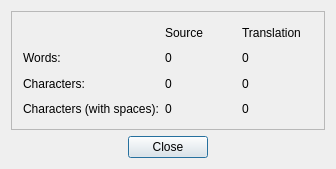
<?xml version="1.0" encoding="UTF-8"?>
<ui version="4.0">
 <comment>*********************************************************************
**
** Copyright (C) 2014 Digia Plc and/or its subsidiary(-ies).
** Contact: http://www.qt-project.org/legal
**
** This file is part of the Qt Linguist of the Qt Toolkit.
**
** $QT_BEGIN_LICENSE:LGPL$
** Commercial License Usage
** Licensees holding valid commercial Qt licenses may use this file in
** accordance with the commercial license agreement provided with the
** Software or, alternatively, in accordance with the terms contained in
** a written agreement between you and Digia.  For licensing terms and
** conditions see http://qt.digia.com/licensing.  For further information
** use the contact form at http://qt.digia.com/contact-us.
**
** GNU Lesser General Public License Usage
** Alternatively, this file may be used under the terms of the GNU Lesser
** General Public License version 2.1 as published by the Free Software
** Foundation and appearing in the file LICENSE.LGPL included in the
** packaging of this file.  Please review the following information to
** ensure the GNU Lesser General Public License version 2.1 requirements
** will be met: http://www.gnu.org/licenses/old-licenses/lgpl-2.1.html.
**
** In addition, as a special exception, Digia gives you certain additional
** rights.  These rights are described in the Digia Qt LGPL Exception
** version 1.1, included in the file LGPL_EXCEPTION.txt in this package.
**
** GNU General Public License Usage
** Alternatively, this file may be used under the terms of the GNU
** General Public License version 3.0 as published by the Free Software
** Foundation and appearing in the file LICENSE.GPL included in the
** packaging of this file.  Please review the following information to
** ensure the GNU General Public License version 3.0 requirements will be
** met: http://www.gnu.org/copyleft/gpl.html.
**
**
** $QT_END_LICENSE$
**
*********************************************************************</comment>
 <class>Statistics</class>
 <widget class="QDialog" name="linguist_stats">
  <property name="geometry">
   <rect>
    <x>0</x>
    <y>0</y>
    <width>336</width>
    <height>169</height>
   </rect>
  </property>
  <property name="windowTitle">
   <string>Statistics</string>
  </property>
  <layout class="QGridLayout">
   <item row="1" column="0">
    <layout class="QHBoxLayout">
     <item>
      <spacer name="spacer4_2">
       <property name="orientation">
        <enum>Qt::Horizontal</enum>
       </property>
       <property name="sizeType">
        <enum>QSizePolicy::Expanding</enum>
       </property>
       <property name="sizeHint" stdset="0">
        <size>
         <width>40</width>
         <height>20</height>
        </size>
       </property>
      </spacer>
     </item>
     <item>
      <widget class="QPushButton" name="closeBtn">
       <property name="text">
        <string>Close</string>
       </property>
      </widget>
     </item>
     <item>
      <spacer name="spacer4">
       <property name="orientation">
        <enum>Qt::Horizontal</enum>
       </property>
       <property name="sizeType">
        <enum>QSizePolicy::Expanding</enum>
       </property>
       <property name="sizeHint" stdset="0">
        <size>
         <width>40</width>
         <height>20</height>
        </size>
       </property>
      </spacer>
     </item>
    </layout>
   </item>
   <item row="0" column="0">
    <widget class="QFrame" name="frame4">
     <property name="frameShape">
      <enum>QFrame::StyledPanel</enum>
     </property>
     <property name="frameShadow">
      <enum>QFrame::Raised</enum>
     </property>
     <layout class="QGridLayout">
      <item row="0" column="2">
       <widget class="QLabel" name="textLabel4">
        <property name="text">
         <string>Translation</string>
        </property>
       </widget>
      </item>
      <item row="0" column="1">
       <widget class="QLabel" name="textLabel5">
        <property name="text">
         <string>Source</string>
        </property>
       </widget>
      </item>
      <item row="1" column="1">
       <widget class="QLabel" name="untrWords">
        <property name="text">
         <string>0</string>
        </property>
       </widget>
      </item>
      <item row="1" column="2">
       <widget class="QLabel" name="trWords">
        <property name="text">
         <string>0</string>
        </property>
       </widget>
      </item>
      <item row="1" column="0">
       <widget class="QLabel" name="textLabel1">
        <property name="text">
         <string>Words:</string>
        </property>
       </widget>
      </item>
      <item row="2" column="2">
       <widget class="QLabel" name="trChars">
        <property name="text">
         <string>0</string>
        </property>
       </widget>
      </item>
      <item row="2" column="1">
       <widget class="QLabel" name="untrChars">
        <property name="text">
         <string>0</string>
        </property>
       </widget>
      </item>
      <item row="2" column="0">
       <widget class="QLabel" name="textLabel3">
        <property name="text">
         <string>Characters:</string>
        </property>
       </widget>
      </item>
      <item row="3" column="0">
       <widget class="QLabel" name="textLabel6">
        <property name="text">
         <string>Characters (with spaces):</string>
        </property>
       </widget>
      </item>
      <item row="3" column="2">
       <widget class="QLabel" name="trCharsSpc">
        <property name="text">
         <string>0</string>
        </property>
       </widget>
      </item>
      <item row="3" column="1">
       <widget class="QLabel" name="untrCharsSpc">
        <property name="text">
         <string>0</string>
        </property>
       </widget>
      </item>
     </layout>
    </widget>
   </item>
  </layout>
 </widget>
 <layoutdefault spacing="6" margin="11"/>
 <resources/>
 <connections>
  <connection>
   <sender>closeBtn</sender>
   <signal>clicked()</signal>
   <receiver>linguist_stats</receiver>
   <slot>reject()</slot>
   <hints>
    <hint type="sourcelabel">
     <x>179</x>
     <y>144</y>
    </hint>
    <hint type="destinationlabel">
     <x>239</x>
     <y>142</y>
    </hint>
   </hints>
  </connection>
 </connections>
</ui>
